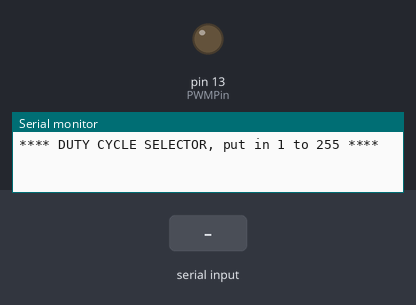
Simulated run of this sketch. Board: Arduino Uno, built for the host (arithmetic inside an expression is 32-bit, double 64-bit). On the bench: output pins drawn as LEDs (lit = HIGH), the last lines printed to the serial monitor. Inputs (shaded band) come from the test bench.

Above: at 1.2 s.
1.3 s: "30,150\n" received over Serial
At 1.9 s:
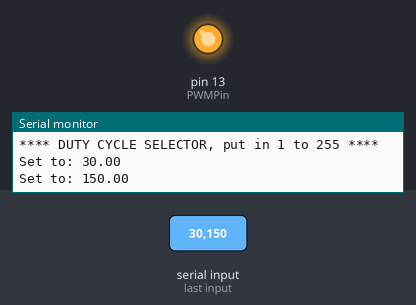
2.8 s: "90,45\n" received over Serial
At 3.1 s:
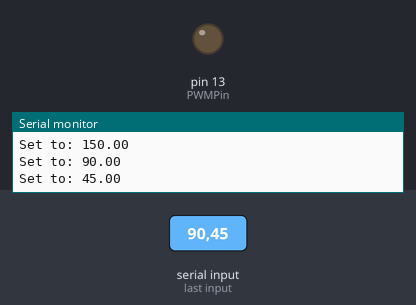
Timing chart, 0 to 5.8 s (numbered marks = the images above; inputs shaded):
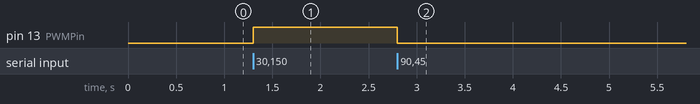

Measured:
- after the input at 1.3 s, pin 13 (PWMPin): LOW → HIGH at once
- after the input at 2.8 s, pin 13 (PWMPin): HIGH → LOW at once

The sketch:

readSerialAndCreatePWM.ino
```cpp
int PWMPin = 13;
int PWMfrequency = 10000;

void setup() {

  analogWriteFreq(PWMfrequency);
  Serial.begin(9600);
  Serial.println("**** DUTY CYCLE SELECTOR, put in 1 to 255 ****");
}

void loop() {
  while (Serial.available() == 0) {
  }

  float dutyCycle = Serial.parseFloat();

  if (dutyCycle > 0 && dutyCycle < 1024) {
  analogWrite(PWMPin, dutyCycle);

  Serial.print("Set to: ");
  Serial.println(dutyCycle);
  }

}
```
